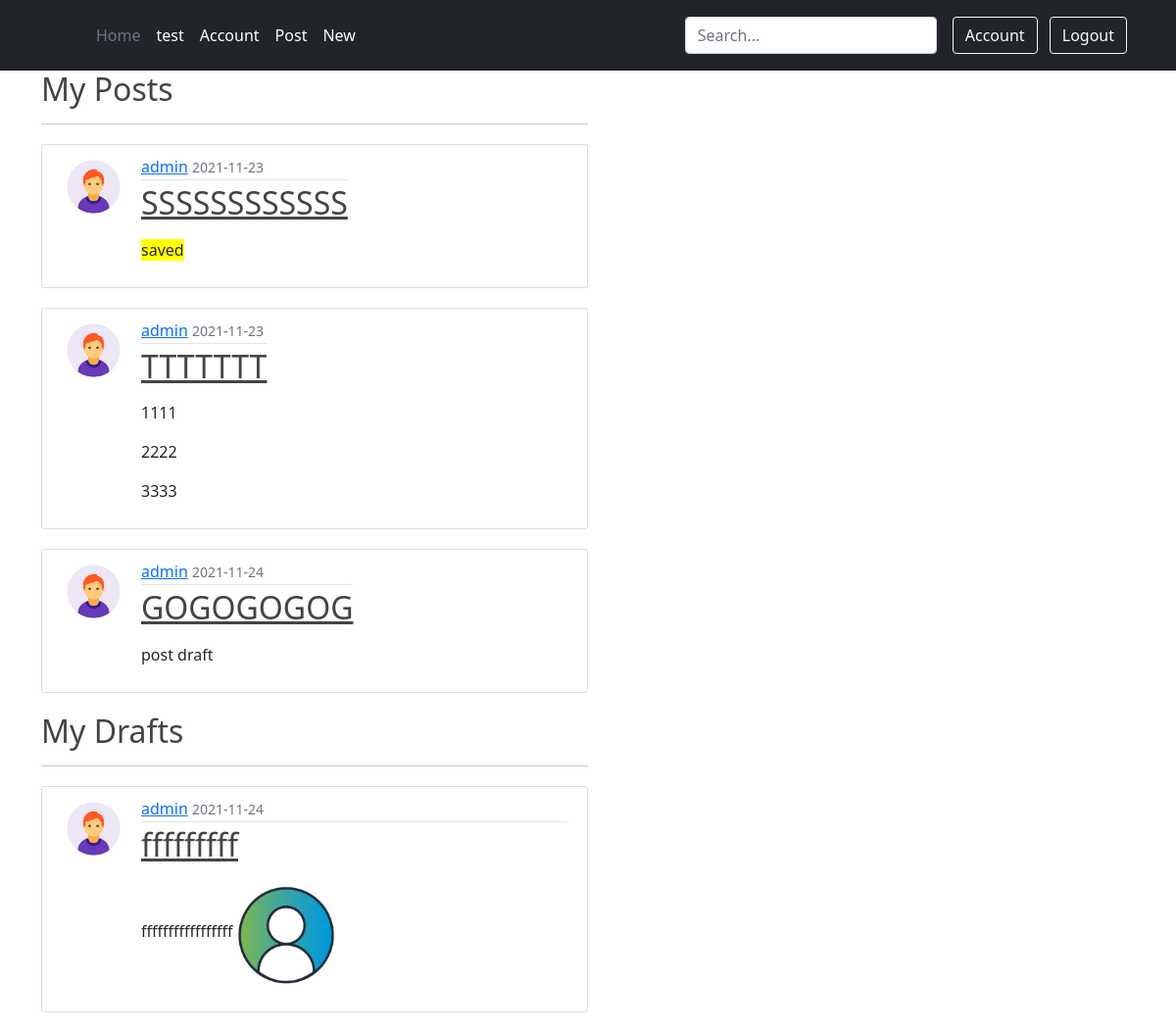
The app's page /post (signed in), older data.
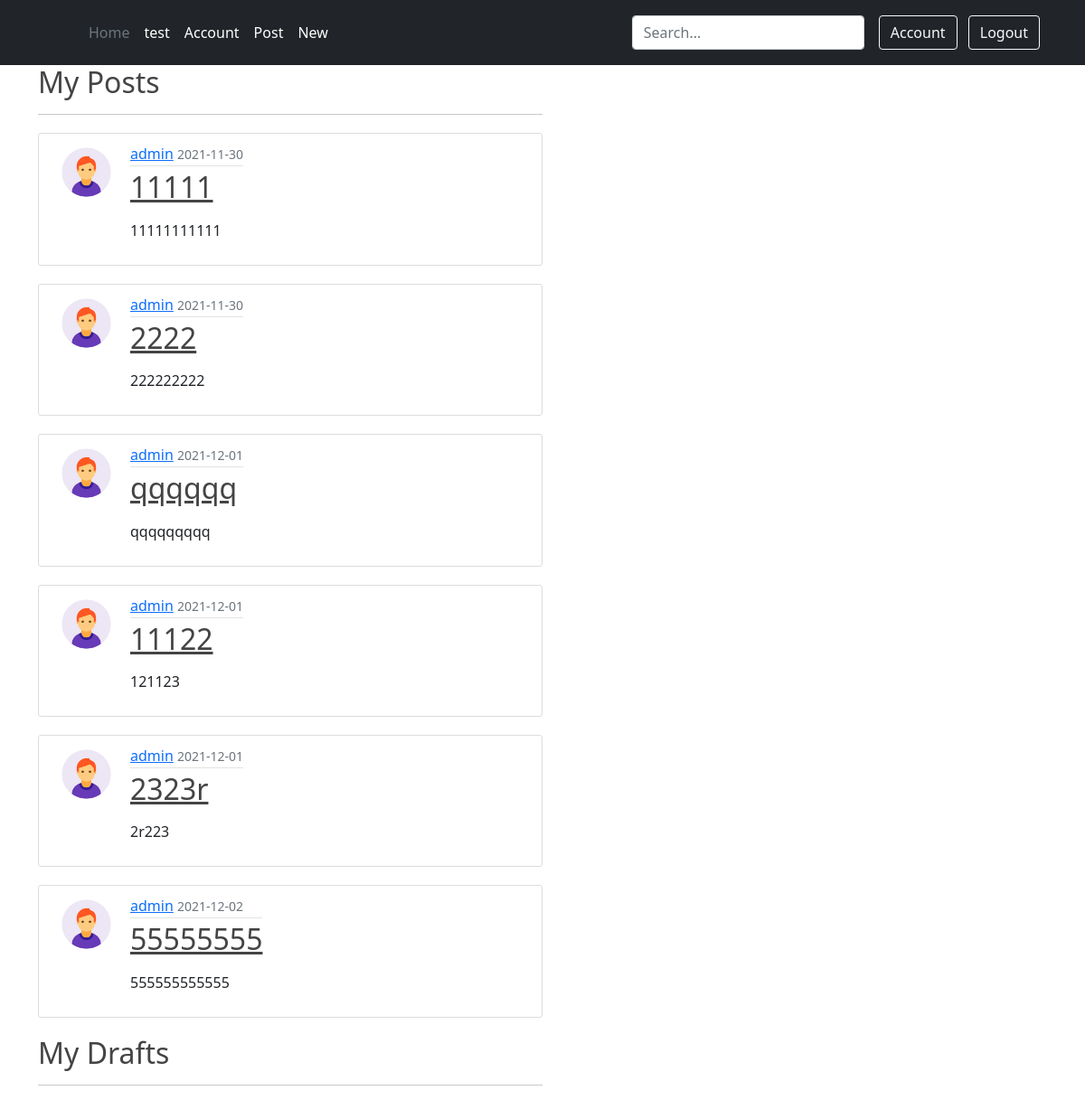
The same page, newer data.
### myweb/models.py (models this page shows, shortened)
class Post(db.Model):
    id=db.Column(db.Integer,primary_key=True)
    title=db.Column(db.String(100),nullable=False)
    content=db.Column(db.Text,nullable=False)
    date_posted=db.Column(db.DateTime,nullable=False,default=datetime.utcnow)
    date_updated=db.Column(db.DateTime,nullable=False,default=datetime.utcnow)
    user_id=db.Column(db.Integer,db.ForeignKey('user.id'),nullable=False)
    tag_rel = db.relationship(
        "Tag", secondary=post_tag_relations, backref="post")

class User(db.Model,UserMixin):
    id=db.Column(db.Integer,primary_key=True)
    username=db.Column(db.String(20),nullable=False)
    email=db.Column(db.String(120),nullable=False,unique=True)
    password=db.Column(db.String(60),nullable=False)
    date_joined=db.Column(db.DateTime,nullable=False,default=datetime.utcnow)
    image_file=db.Column(db.String(20),nullable=False,default='default.png')
    posts = db.relationship('Post', backref='author', lazy=True)
    drafts = db.relationship('Draft', backref='author', lazy=True)

class Draft(db.Model):
    id=db.Column(db.Integer,primary_key=True)
    title=db.Column(db.String(100),nullable=False)
    content=db.Column(db.Text,nullable=False)
    date_posted=db.Column(db.DateTime,nullable=False,default=datetime.utcnow)
    date_updated=db.Column(db.DateTime,nullable=False,default=datetime.utcnow)
    user_id=db.Column(db.Integer,db.ForeignKey('user.id'),nullable=False)
    tag_rel = db.relationship(
        "Tag", secondary=draft_tag_relations, backref="draft")

### myweb/posts/routes.py (the view)
@posts.route('/post')
@login_required
def post():
    my_posts=get_posts(current_user.id,'post')
    my_drafts=get_posts(current_user.id,'draft')
    return render_template('posts/mypost.html',posts=my_posts,drafts=my_drafts)

### myweb/models.py (called while the page is built)
@loginManager.user_loader
def load_user(userID):
    return User.query.get(int(userID))

### myweb/posts/util.py (called while the page is built, shortened)
def get_posts(*args,**kargs):
    if isinstance(args[0],int):
        id=args[0]
        post_type=args[1]
        tag=None
    elif isinstance(args[0],str):
        id=None
        post_type=None
        tag=args[0]
    else:
        id=kargs.get('id')
        post_type=kargs.get('post_type')
        tag=kargs.get('tag')
    if isinstance(id,int) and isinstance(post_type,str):
        if post_type=='post':
            posts=Post.query.filter_by(user_id=id)
        elif post_type=='draft':
            posts=Draft.query.filter_by(user_id=id)
        else:
            return None
        return posts
    return None

### myweb/templates/posts/mypost.html
{% extends "base.html"%}
{% block content%}
<h2>My Posts</h2>
<hr>
{% if posts %}
    {% for post in posts %}
        <article class="d-flex content-section">
            <img class="rounded-circle article-img" src="{{ url_for('static', filename='picture/' + post.author.image_file) }}">
            <div class="media-body">
                <div class="article-metadata">
                    <a class="mr-2" href="#">{{ post.author.username }}</a>
                    <small class="text-muted">{{ post.date_posted.strftime('%Y-%m-%d') }}</small>
                </div>
                <h2><a class="article-title" href="{{ url_for('posts.editor',id=post.id)+'&type=post'}}">{{ post.title }}</a></h2>
                <p  class="article-content mypost">{{ post.content|safe }}</p>
            </div>
        </article>
    {% endfor %}
{% else %}
    <h1>add some post</h1>
{% endif %}
<h2>My Drafts</h2>
<hr>
{% if drafts %}
    {% for draft in drafts %}
        <article class="d-flex content-section">
            <img class="rounded-circle article-img" src="{{ url_for('static', filename='picture/' + draft.author.image_file) }}">
            <div class="media-body">
                <div class="article-metadata">
                    <a class="mr-2" href="#">{{ draft.author.username }}</a>
                    <small class="text-muted">{{ draft.date_posted.strftime('%Y-%m-%d') }}</small>
                </div>
                <h2><a class="article-title" href="{{ url_for('posts.editor',id=draft.id)+'&type=draft'}}">{{ draft.title }}</a></h2>
                <p  class="article-content mypost">{{ draft.content|safe }}</p>
            </div>
        </article>
    {% endfor %}
{% else %}
    <h1>add some post</h1>
{% endif %}
{% endblock content%}

### myweb/templates/base.html (shortened to what this page needs)
<!DOCTYPE html>
<html lang="zh-TW">
<head>
  <link href="https://cdn.jsdelivr.net/npm/bootstrap@5.1.1/dist/css/bootstrap.min.css" rel="stylesheet">
  <link rel="stylesheet" type="text/css" href="{{ url_for('static', filename='main.css') }}">
</head>
<body>
  <header class="p-3 bg-dark text-white">
    <div class="container">
      <div class="d-flex flex-wrap align-items-center justify-content-center justify-content-lg-start">
        <a href="/" class="d-flex align-items-center mb-2 mb-lg-0 text-white text-decoration-none">
          <svg class="bi me-2" width="40" height="32" role="img" aria-label="Bootstrap"><use xlink:href="#bootstrap"/></svg>
        </a>
        <ul class="nav col-12 col-lg-auto me-lg-auto mb-2 justify-content-center mb-md-0">
          <li><a  class="nav-link px-2 text-secondary" href="{{ url_for('main.home')}}">Home</a></li>
          <li><a href="/test" class="nav-link px-2 text-white">test</a></li>
          <li><a href="{{ url_for('users.account') }}" class="nav-link px-2 text-white">Account</a></li>
          <li><a href="{{ url_for('posts.post') }}" class="nav-link px-2 text-white">Post</a></li>
          <li><a href="{{url_for('posts.post_new') }}" class="nav-link px-2 text-white">New</a></li>
        </ul>
        <form class="col-12 col-lg-auto mb-3 mb-lg-0 me-lg-3">
          <input type="search" class="form-control form-control-dark" placeholder="Search..." aria-label="Search">
        </form>
        <div class="text-end">
          {% if current_user.is_authenticated: %}
            <a href="{{ url_for('users.account')}}"><button type="button" class="btn btn-outline-light me-2">Account</button></a>
            <a href="{{ url_for('users.logout')}}"><button type="button" class="btn btn-outline-light me-2">Logout</button></a>
          {% else%}
            <a href="{{ url_for('users.login')}}"><button type="button" class="btn btn-outline-light me-2">Login</button></a>
            <a href="{{ url_for('users.signup')}}"><button type="button" class="btn btn-warning">Sign-up</button></a>
          {% endif%}
        </div>
      </div>
    </div>
  </header>
  <main role="main" class="container">
    <div class="col-md-6">
      {% block content%}       {% endblock content %}
    </div>
  </main>
</body>
</html>

### myweb/static/main.css (style rules this page uses)
h1, h2, h3, h4, h5, h6 { color: #444444; }
.content-section { background: #ffffff; padding: 10px 20px; border: 1px solid #dddddd; border-radius: 3px; margin-bottom: 20px; margin-top: 20px; }
.article-title { color: #444444; }
.article-content { white-space: pre-line; }
.article-img { height: 65px; width: 65px; margin-right: 16px; }
.article-metadata { padding-bottom: 1px; margin-bottom: 4px; border-bottom: 1px solid #e3e3e3 }

Row changes from the older to the newer data that the page shows:
removed Draft: image_file (placeholder picture), author.username "admin", date_posted "2021-11-24", title "fffffffff", content "fffffffffffffffff", content (picture)
changed Post (number 1 of 6 on the later page): date_posted "2021-11-23" → "2021-11-30"; title "SSSSSSSSSSSS" → "11111"; content "saved" → "11111111111"
changed Post (number 2 of 6 on the later page): date_posted "2021-11-23" → "2021-11-30"; title "TTTTTTT" → "2222"; content "1111 2222 3333" → "222222222"
changed Post: date_posted "2021-11-24" → "2021-12-01"; title "GOGOGOGOG" → "qqqqqq"; content "post draft" → "qqqqqqqqq"
added Post: image_file (placeholder picture), author.username "admin", date_posted "2021-12-01", title "11122", content "121123"
added Post: image_file (placeholder picture), author.username "admin", date_posted "2021-12-01", title "2323r", content "2r223"
added Post: image_file (placeholder picture), author.username "admin", date_posted "2021-12-02", title "55555555", content "555555555555"
